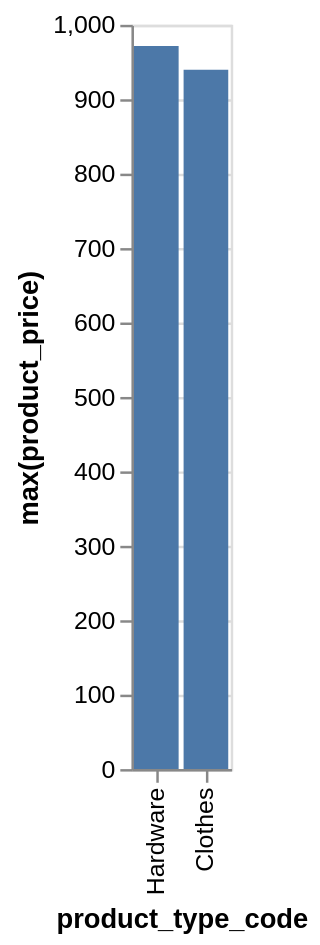

The Vega-Lite source for this figure:
### Vega-Lite specification from a JSON file in a GitHub repository (floating-point values rounded to 4 significant figures)
{"data": {"values": [{"x_data": "Hardware", "y_data": 971.4}, {"x_data": "Clothes", "y_data": 939.6}]}, "mark": "bar", "encoding": {"x": {"field": "x_data", "type": "nominal", "title": "product_type_code", "sort": "descending"}, "y": {"field": "y_data", "type": "quantitative", "title": "max(product_price)"}}}
